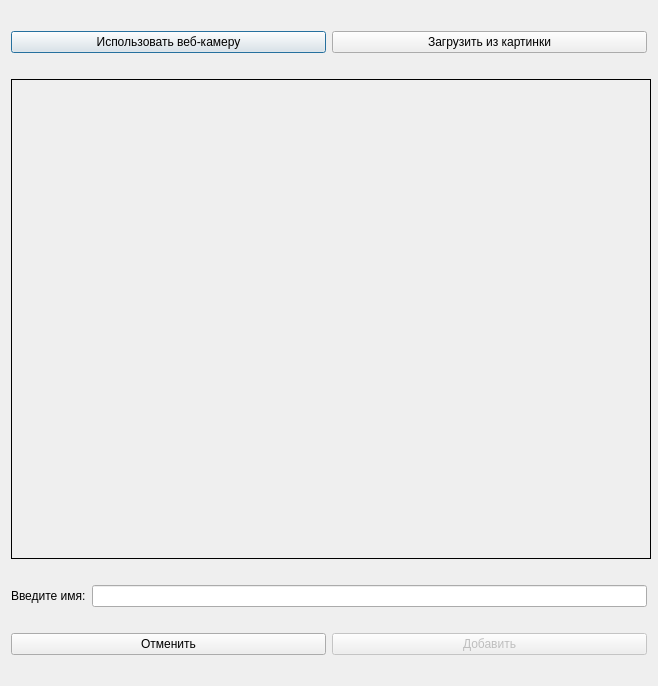
<?xml version="1.0" encoding="UTF-8"?>
<ui version="4.0">
 <class>AddFaceDialog</class>
 <widget class="QDialog" name="AddFaceDialog">
  <property name="geometry">
   <rect>
    <x>0</x>
    <y>0</y>
    <width>658</width>
    <height>686</height>
   </rect>
  </property>
  <property name="minimumSize">
   <size>
    <width>658</width>
    <height>686</height>
   </size>
  </property>
  <property name="maximumSize">
   <size>
    <width>658</width>
    <height>686</height>
   </size>
  </property>
  <property name="windowTitle">
   <string>Add Face</string>
  </property>
  <layout class="QVBoxLayout" name="verticalLayout">
   <item>
    <layout class="QHBoxLayout" name="horizontalLayout">
     <item>
      <widget class="QPushButton" name="button_use_webcam">
       <property name="enabled">
        <bool>true</bool>
       </property>
       <property name="text">
        <string>Использовать веб-камеру</string>
       </property>
      </widget>
     </item>
     <item>
      <widget class="QPushButton" name="button_open_image">
       <property name="text">
        <string>Загрузить из картинки</string>
       </property>
      </widget>
     </item>
    </layout>
   </item>
   <item>
    <widget class="QLabel" name="frame">
     <property name="minimumSize">
      <size>
       <width>640</width>
       <height>480</height>
      </size>
     </property>
     <property name="maximumSize">
      <size>
       <width>640</width>
       <height>480</height>
      </size>
     </property>
     <property name="styleSheet">
      <string notr="true">border: 1px solid;</string>
     </property>
     <property name="text">
      <string/>
     </property>
    </widget>
   </item>
   <item>
    <layout class="QHBoxLayout" name="horizontalLayout_2">
     <item>
      <widget class="QLabel" name="label_2">
       <property name="text">
        <string>Введите имя:</string>
       </property>
      </widget>
     </item>
     <item>
      <widget class="QLineEdit" name="edit_name">
       <property name="maxLength">
        <number>25</number>
       </property>
      </widget>
     </item>
    </layout>
   </item>
   <item>
    <layout class="QHBoxLayout" name="horizontalLayout_3">
     <item>
      <widget class="QPushButton" name="button_cancel">
       <property name="text">
        <string>Отменить</string>
       </property>
      </widget>
     </item>
     <item>
      <widget class="QPushButton" name="button_accept">
       <property name="enabled">
        <bool>false</bool>
       </property>
       <property name="text">
        <string>Добавить</string>
       </property>
      </widget>
     </item>
    </layout>
   </item>
  </layout>
 </widget>
 <resources/>
 <connections/>
</ui>
